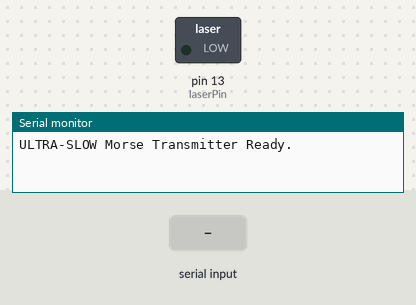
A sketch run on a simulated Arduino Uno, built with avr-gcc and run on an emulated ATmega328P. Parts: switched loads named in the sketch (green lamp = pin HIGH), the last lines printed to the serial monitor. The inputs (shaded band) are chosen by the test bench.

Above: at 1.2 s.
1.3 s: "A" received over Serial
At 2.7 s:
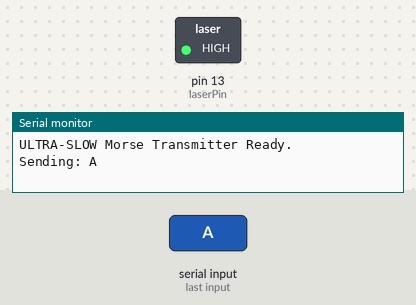
6.8 s: "B" received over Serial
At 12.0 s:
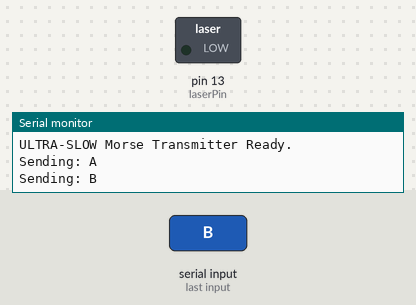
Timing chart, 0 to 13.5 s (numbered marks = the images above; inputs shaded):
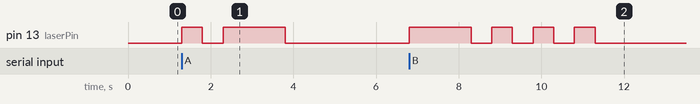

Measured:
- after the input at 1.3 s, pin 13 (laserPin): LOW → HIGH at once, → LOW 0.50 s later, → HIGH 0.50 s later, → LOW 1.5 s later
- after the input at 6.8 s, pin 13 (laserPin): LOW → HIGH at once, then repeats every 1.0 s: LOW 0.50 s, HIGH 0.50 s, until it stays LOW from 11.3 s

The sketch:

TransmitterPart.ino
```cpp
const int laserPin = 13;
const int unit = 500; // 500ms (Half a second)

void setup() {
  pinMode(laserPin, OUTPUT);
  Serial.begin(9600);
  Serial.println("ULTRA-SLOW Morse Transmitter Ready.");
}

void sendMorse(String pattern) {
  for (int i = 0; i < pattern.length(); i++) {
    digitalWrite(laserPin, HIGH);
    if (pattern[i] == '.') delay(unit);
    else if (pattern[i] == '-') delay(unit * 3);

    digitalWrite(laserPin, LOW);
    delay(unit); // Wait between parts of same letter
  }
  delay(unit * 2); // Wait after a full letter
}

void loop() {
  if (Serial.available()) {
    char c = toupper(Serial.read());
    Serial.print("Sending: "); Serial.println(c);

    if (c == 'A') sendMorse(".-");
    else if (c == 'B') sendMorse("-...");
    else if (c == 'C') sendMorse("-.-.");
    else if (c == 'D') sendMorse("-..");
    else if (c == 'E') sendMorse(".");
    else if (c == 'F') sendMorse("..-.");
    else if (c == 'G') sendMorse("--.");
    else if (c == 'H') sendMorse("....");
    else if (c == 'I') sendMorse("..");
    else if (c == 'J') sendMorse(".---");
    else if (c == 'K') sendMorse("-.-");
    else if (c == 'L') sendMorse(".-..");
    else if (c == 'M') sendMorse("--");
    else if (c == 'N') sendMorse("-.");
    else if (c == 'O') sendMorse("---");
    else if (c == 'P') sendMorse(".--.");
    else if (c == 'Q') sendMorse("--.-");
    else if (c == 'R') sendMorse(".-.");
    else if (c == 'S') sendMorse("...");
    else if (c == 'T') sendMorse("-");
    else if (c == 'U') sendMorse("..-");
    else if (c == 'V') sendMorse("...-");
    else if (c == 'W') sendMorse(".--");
    else if (c == 'X') sendMorse("-..-");
    else if (c == 'Y') sendMorse("-.--");
    else if (c == 'Z') sendMorse("--..");
    else if (c == ' ') delay(unit * 5); // Space between words
  }
}
```
